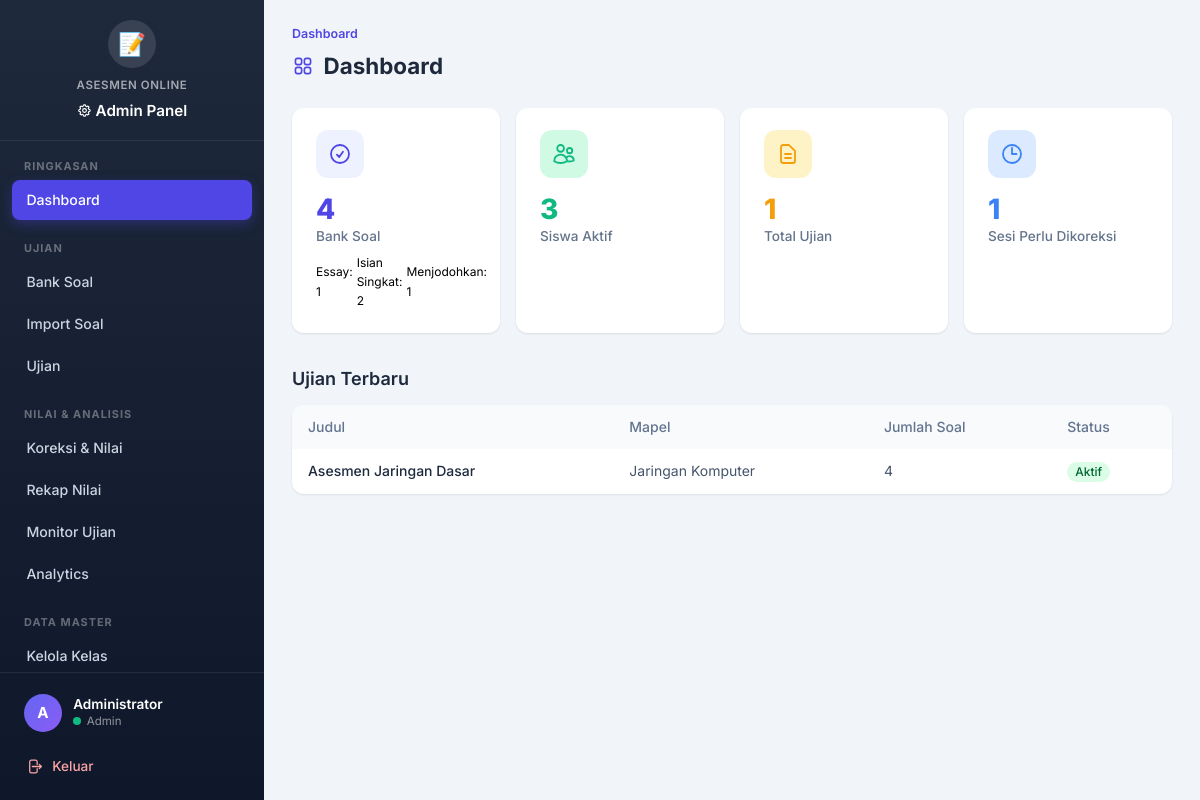
/admin/index.php (signed in), run on the app's committed database.
### tables this page shows
CREATE TABLE IF NOT EXISTS ujian (
  id INT AUTO_INCREMENT PRIMARY KEY,
  judul VARCHAR(150) NOT NULL,
  mata_pelajaran VARCHAR(100) NULL,
  deskripsi TEXT NULL,
  tanggal_mulai DATETIME NULL,
  tanggal_selesai DATETIME NULL,
  durasi_menit INT NOT NULL DEFAULT 60,
  status ENUM('draft','aktif','selesai') NOT NULL DEFAULT 'draft',
  acak_soal TINYINT(1) NOT NULL DEFAULT 0,
  tampilkan_hasil TINYINT(1) NOT NULL DEFAULT 1,
  created_by INT NULL,
  created_at TIMESTAMP DEFAULT CURRENT_TIMESTAMP,
  updated_at TIMESTAMP DEFAULT CURRENT_TIMESTAMP ON UPDATE CURRENT_TIMESTAMP,
  CONSTRAINT fk_ujian_admin FOREIGN KEY (created_by) REFERENCES admin_users(id) ON DELETE SET NULL,
  KEY idx_ujian_status (status)
);

### core/functions.php (called while the page is built, shortened)
<?php
function e($value) {
    return htmlspecialchars((string)$value, ENT_QUOTES, 'UTF-8');
}
function tipe_soal_label($tipe) {
    $map = ['essay' => 'Essay', 'isian' => 'Isian Singkat', 'menjodohkan' => 'Menjodohkan'];
    return $map[$tipe] ?? $tipe;
}

### admin/index.php (the view, shortened to what this page needs)
<?php
$conn = db();
$total_soal = $conn->query("SELECT COUNT(*) AS c, tipe FROM bank_soal GROUP BY tipe")->fetch_all(MYSQLI_ASSOC);
$total_siswa = $conn->query("SELECT COUNT(*) AS c FROM siswa WHERE is_active = 1")->fetch_row()[0];
$total_ujian = $conn->query("SELECT COUNT(*) AS c FROM ujian")->fetch_row()[0];
$sesi_pending = $conn->query("SELECT COUNT(*) AS c FROM sesi_ujian WHERE status IN ('submitted','berlangsung')")->fetch_row()[0];
$ujian_terbaru = $conn->query("SELECT u.*, (SELECT COUNT(*) FROM ujian_soal us WHERE us.id_ujian = u.id) AS jml_soal FROM ujian u ORDER BY u.id DESC LIMIT 5")->fetch_all(MYSQLI_ASSOC);
require __DIR__ . '/../views/layout_admin_top.php';
?>
<div class="page-header">
  <div>
    <ul class="breadcrumb-custom">
      <li class="active">Dashboard</li>
    </ul>
    <h3>
      Dashboard
    </h3>
  </div>
</div>
<div class="grid grid-cols-1 gap-4 sm:grid-cols-2 lg:grid-cols-4">
  <div class="stat-card stat-primary">
    <div class="stat-icon">
      <svg fill="none" stroke="currentColor" stroke-width="1.8" viewBox="0 0 24 24"><path stroke-linecap="round" stroke-linejoin="round" d="M9 12.75L11.25 15 15 9.75M21 12a9 9 0 11-18 0 9 9 0 0118 0z"/></svg>
    </div>
    <div class="stat-value"><?= array_sum(array_column($total_soal, 'c')) ?></div>
    <div class="stat-label">Bank Soal</div>
    <div class="stat-trend text-muted">
      <?php foreach ($total_soal as $t): ?>
        <span><?= e(tipe_soal_label($t['tipe'])) ?>: <?= (int)$t['c'] ?></span>
      <?php endforeach; ?>
    </div>
  </div>
  <div class="stat-card stat-success">
    <div class="stat-icon">
    </div>
    <div class="stat-value"><?= (int)$total_siswa ?></div>
    <div class="stat-label">Siswa Aktif</div>
  </div>
  <div class="stat-card stat-warning">
    <div class="stat-icon">
      <svg fill="none" stroke="currentColor" stroke-width="1.8" viewBox="0 0 24 24"><path stroke-linecap="round" stroke-linejoin="round" d="M9 12h6m-6 4h6m2 5H7a2 2 0 01-2-2V5a2 2 0 012-2h5.586a1 1 0 01.707.293l5.414 5.414a1 1 0 01.293.707V19a2 2 0 01-2 2z"/></svg>
    </div>
    <div class="stat-value"><?= (int)$total_ujian ?></div>
    <div class="stat-label">Total Ujian</div>
  </div>
  <div class="stat-card stat-info">
    <div class="stat-icon">
      <svg fill="none" stroke="currentColor" stroke-width="1.8" viewBox="0 0 24 24"><path stroke-linecap="round" stroke-linejoin="round" d="M12 6v6h4.5m4.5 0a9 9 0 11-18 0 9 9 0 0118 0z"/></svg>
    </div>
    <div class="stat-value"><?= (int)$sesi_pending ?></div>
    <div class="stat-label">Sesi Perlu Dikoreksi</div>
  </div>
</div>
<div class="mt-8">
  <h2 class="mb-3 text-lg font-semibold text-slate-800">Ujian Terbaru</h2>
  <div class="card overflow-hidden">
    <table class="w-full text-left text-sm">
      <thead class="bg-slate-50 text-slate-500">
        <tr>
          <th class="px-4 py-3 font-medium">Judul</th>
          <th class="px-4 py-3 font-medium">Mapel</th>
          <th class="px-4 py-3 font-medium">Jumlah Soal</th>
          <th class="px-4 py-3 font-medium">Status</th>
        </tr>
      </thead>
      <tbody class="divide-y divide-slate-100">
        <?php foreach ($ujian_terbaru as $u): ?>
          <tr class="hover:bg-slate-50">
            <td class="px-4 py-3 font-medium text-slate-800"><?= e($u['judul']) ?></td>
            <td class="px-4 py-3 text-slate-600"><?= e($u['mata_pelajaran'] ?? '-') ?></td>
            <td class="px-4 py-3 text-slate-600"><?= (int)$u['jml_soal'] ?></td>
            <td class="px-4 py-3">
              <span class="inline-flex rounded-full px-2 py-0.5 text-xs font-medium <?= $u['status'] === 'aktif' ? 'bg-green-100 text-green-800' : ($u['status'] === 'selesai' ? 'bg-slate-200 text-slate-700' : 'bg-amber-100 text-amber-800') ?>">
                <?= e(ucfirst($u['status'])) ?>
              </span>
            </td>
          </tr>
        <?php endforeach; ?>
      </tbody>
    </table>
  </div>
</div>
<?php require __DIR__ . '/../views/layout_admin_bottom.php'; ?>

### assets/css/theme.css (style rules this page uses)
:root { --primary: #4f46e5; --primary-hover: #4338ca; --primary-light: #eef2ff; --secondary: #64748b; --success: #10b981; --success-light: #d1fae5; --warning: #f59e0b; --warning-light: #fef3c7; --danger: #ef4444; --danger-light: #fee2e2; --info: #3b82f6; --info-light: #dbeafe; --dark: #1e293b; --light: #f8fafc; --border: #e2e8f0; --sidebar-width: 264px; --sidebar-bg: linear-gradient(180deg, #1e293b 0%, #0f172a 100%); --card-shadow: 0 1px 3px rgba(0,0,0,0.06), 0 1px 2px rgba(0,0,0,0.04); --card-hover-shadow: 0 10px 25px rgba(0,0,0,0.10); --radius: 12px; --radius-sm: 8px; --font: 'Inter', system-ui, -apple-system, sans-serif; --transition: 0.2s ease; }
* { font-family: var(--font); }
body { font-size: 16px; line-height: 1.6; }
.page-header { display: flex; align-items: center; justify-content: space-between; flex-wrap: wrap; gap: 0.75rem; margin-bottom: 1.5rem; }
.breadcrumb-custom { display: flex; gap: 0.4rem; list-style: none; padding: 0; margin: 0 0 0.25rem; font-size: 0.78rem; color: var(--secondary); }
.breadcrumb-custom li.active { color: var(--primary); font-weight: 600; }
.page-header h3 { margin: 0; font-size: 1.4rem; font-weight: 700; color: var(--dark); display: flex; align-items: center; gap: 0.6rem; }
.page-header h3 svg { width: 22px; height: 22px; color: var(--primary); }
.stat-card { border: none; border-radius: var(--radius); box-shadow: var(--card-shadow); padding: 1.4rem 1.5rem; background: #fff; transition: all var(--transition); position: relative; overflow: hidden; }
.stat-icon { width: 48px; height: 48px; border-radius: var(--radius); display: flex; align-items: center; justify-content: center; margin-bottom: 0.9rem; }
.stat-icon svg { width: 24px; height: 24px; }
.stat-value { font-size: 1.75rem; font-weight: 800; letter-spacing: -0.03em; line-height: 1.2; color: var(--dark); }
.stat-label { font-size: 0.85rem; color: var(--secondary); font-weight: 500; }
.stat-trend { font-size: 0.75rem; display: flex; align-items: center; gap: 4px; margin-top: 0.3rem; }
.stat-primary .stat-icon { background: var(--primary-light); color: var(--primary); }
.stat-success .stat-icon { background: var(--success-light); color: var(--success); }
.stat-warning .stat-icon { background: var(--warning-light); color: var(--warning); }
.stat-info .stat-icon { background: var(--info-light); color: var(--info); }
.stat-primary .stat-value { color: var(--primary); }
.stat-success .stat-value { color: var(--success); }
.stat-warning .stat-value { color: var(--warning); }
.stat-info .stat-value { color: var(--info); }
.card { border-radius: var(--radius); box-shadow: var(--card-shadow); background: #fff; }

### data on the page
ujian: judul "Asesmen Jaringan Dasar", mata_pelajaran "Jaringan Komputer", jml_soal "4", status "Aktif"

### other printed values
$section['label'] "RINGKASAN"
$item['label'] "Dashboard"
$section['label'] "UJIAN"
$item['label'] "Bank Soal"
$item['label'] "Import Soal"
$item['label'] "Ujian"
$section['label'] "NILAI & ANALISIS"
$item['label'] "Koreksi & Nilai"
$item['label'] "Rekap Nilai"
$item['label'] "Monitor Ujian"
$item['label'] "Analytics"
$section['label'] "DATA MASTER"
$item['label'] "Kelola Kelas"
$admin_avatar "A"
$admin_nama "Administrator"
